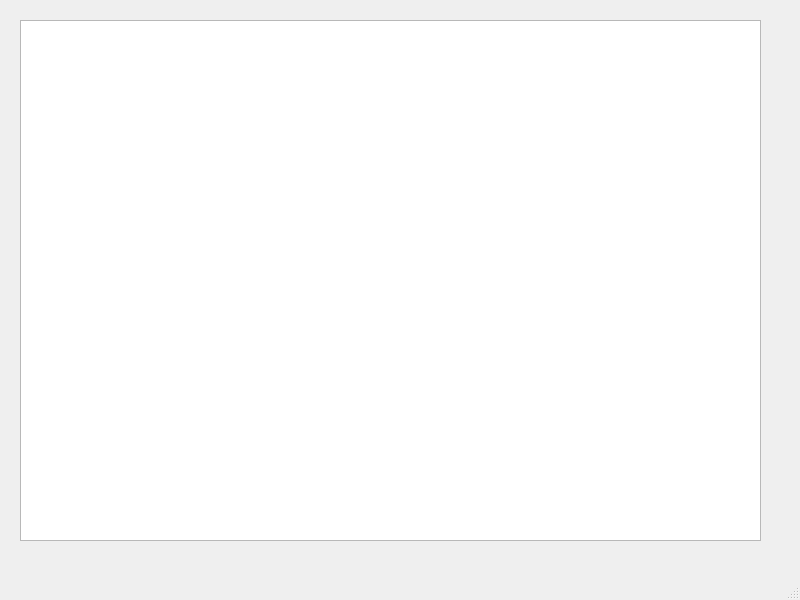
<?xml version="1.0" encoding="UTF-8"?>
<ui version="4.0">
 <class>MainWindow</class>
 <widget class="QMainWindow" name="MainWindow">
  <property name="geometry">
   <rect>
    <x>0</x>
    <y>0</y>
    <width>800</width>
    <height>600</height>
   </rect>
  </property>
  <property name="windowTitle">
   <string>MainWindow</string>
  </property>
  <widget class="QWidget" name="centralwidget">
   <widget class="QTreeView" name="treeView">
    <property name="geometry">
     <rect>
      <x>20</x>
      <y>20</y>
      <width>741</width>
      <height>521</height>
     </rect>
    </property>
   </widget>
  </widget>
  <widget class="QMenuBar" name="menubar">
   <property name="geometry">
    <rect>
     <x>0</x>
     <y>0</y>
     <width>800</width>
     <height>22</height>
    </rect>
   </property>
  </widget>
  <widget class="QStatusBar" name="statusbar"/>
 </widget>
 <resources/>
 <connections/>
</ui>
